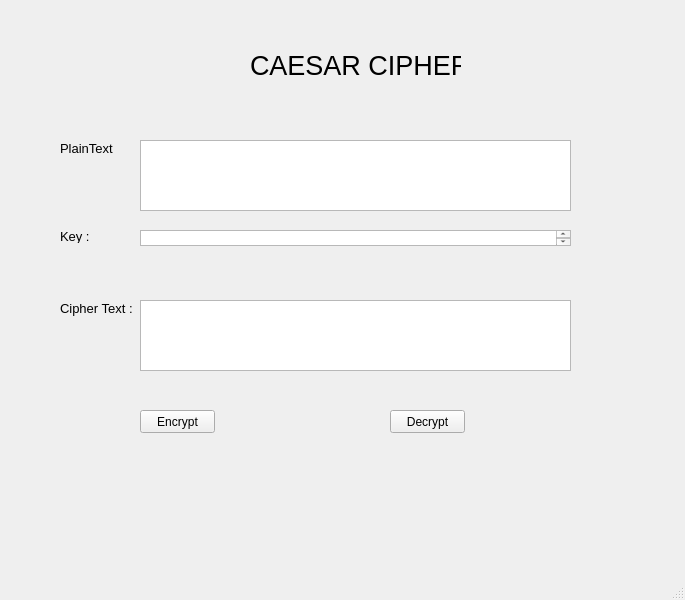
<?xml version="1.0" encoding="UTF-8"?>
<ui version="4.0">
 <class>MainWindow</class>
 <widget class="QMainWindow" name="MainWindow">
  <property name="geometry">
   <rect>
    <x>0</x>
    <y>0</y>
    <width>685</width>
    <height>600</height>
   </rect>
  </property>
  <property name="windowTitle">
   <string>MainWindow</string>
  </property>
  <widget class="QWidget" name="centralwidget">
   <widget class="QLabel" name="label">
    <property name="geometry">
     <rect>
      <x>250</x>
      <y>40</y>
      <width>211</width>
      <height>51</height>
     </rect>
    </property>
    <property name="font">
     <font>
      <family>Segoe UI</family>
      <pointsize>20</pointsize>
     </font>
    </property>
    <property name="text">
     <string>CAESAR CIPHER </string>
    </property>
   </widget>
   <widget class="QLabel" name="label_2">
    <property name="geometry">
     <rect>
      <x>60</x>
      <y>140</y>
      <width>61</width>
      <height>16</height>
     </rect>
    </property>
    <property name="font">
     <font>
      <pointsize>10</pointsize>
     </font>
    </property>
    <property name="text">
     <string>PlainText</string>
    </property>
   </widget>
   <widget class="QLabel" name="label_3">
    <property name="geometry">
     <rect>
      <x>60</x>
      <y>230</y>
      <width>47</width>
      <height>13</height>
     </rect>
    </property>
    <property name="font">
     <font>
      <pointsize>10</pointsize>
     </font>
    </property>
    <property name="text">
     <string>Key :</string>
    </property>
   </widget>
   <widget class="QLabel" name="label_4">
    <property name="geometry">
     <rect>
      <x>60</x>
      <y>300</y>
      <width>81</width>
      <height>16</height>
     </rect>
    </property>
    <property name="font">
     <font>
      <pointsize>10</pointsize>
     </font>
    </property>
    <property name="text">
     <string>Cipher Text : </string>
    </property>
   </widget>
   <widget class="QTextEdit" name="txt_plain_text">
    <property name="geometry">
     <rect>
      <x>140</x>
      <y>140</y>
      <width>431</width>
      <height>71</height>
     </rect>
    </property>
   </widget>
   <widget class="QTextEdit" name="txt_key">
    <property name="geometry">
     <rect>
      <x>140</x>
      <y>230</y>
      <width>431</width>
      <height>16</height>
     </rect>
    </property>
   </widget>
   <widget class="QTextEdit" name="txt_cipher_text">
    <property name="geometry">
     <rect>
      <x>140</x>
      <y>300</y>
      <width>431</width>
      <height>71</height>
     </rect>
    </property>
   </widget>
   <widget class="QPushButton" name="btn_encrypt">
    <property name="geometry">
     <rect>
      <x>140</x>
      <y>410</y>
      <width>75</width>
      <height>23</height>
     </rect>
    </property>
    <property name="text">
     <string>Encrypt</string>
    </property>
   </widget>
   <widget class="QPushButton" name="btn_decrypt">
    <property name="geometry">
     <rect>
      <x>390</x>
      <y>410</y>
      <width>75</width>
      <height>23</height>
     </rect>
    </property>
    <property name="text">
     <string>Decrypt</string>
    </property>
   </widget>
  </widget>
  <widget class="QMenuBar" name="menubar">
   <property name="geometry">
    <rect>
     <x>0</x>
     <y>0</y>
     <width>685</width>
     <height>21</height>
    </rect>
   </property>
  </widget>
  <widget class="QStatusBar" name="statusbar"/>
 </widget>
 <resources/>
 <connections/>
</ui>
